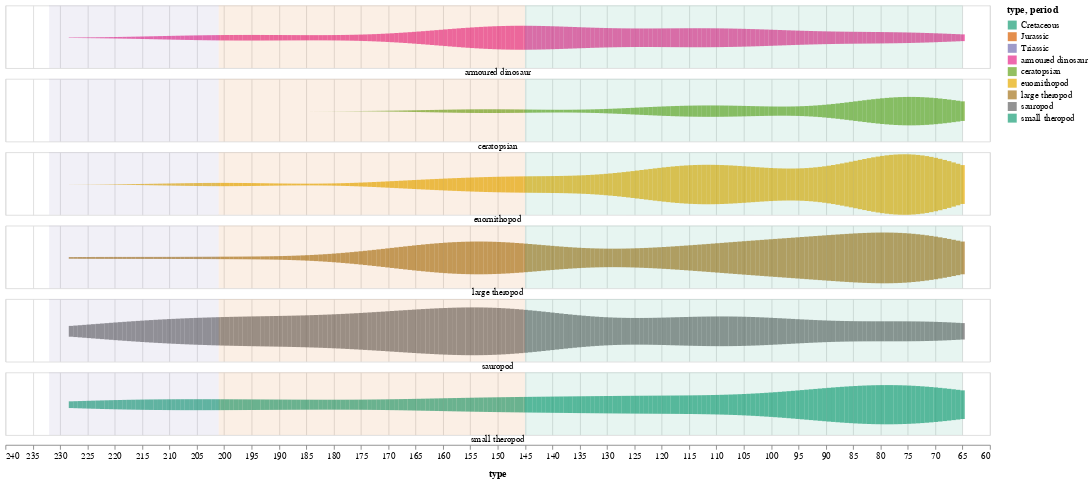

Source (notebook cell):
### Code cell
chart_counts = alt.Chart().transform_density(
    'time',
    counts=True,
    # extent=[60, 240],
    groupby=['type']
).mark_bar(orient='vertical', opacity=0.7).encode(
    x=alt.X('value:Q', title='Time, millions years ago'),
    color=alt.Color('type:N',
                    scale=alt.Scale(scheme='dark2')
                    ),
    y=alt.Y(
        'density:Q',
        stack='center',
        impute=None,
        title=None,
        axis=None,
    ),
)

alt.layer(
    chart_counts, period_rects, data=dinos_expanded
).properties(
    width=1100, height=70
).facet(
    row=alt.Row(
        'type:N',
        header=alt.Header(
            titleOrient='bottom',
            labelOrient='bottom',
            labelPadding=0,
        ))
).configure_facet(
    spacing=0
).configure_scale(
    xReverse=True
)

### Figure 1 — Vega-Lite specification as saved in the notebook (floating-point values rounded to 4 significant figures; data arrays with more than 128 entries replaced by an {"elided": "..."} marker saying what was removed)
{"config": {"view": {"continuousWidth": 400, "continuousHeight": 300}, "facet": {"spacing": 0}, "scale": {"xReverse": true}}, "data": {"name": "data-211dba5991c041bcfa2e89b61034fa98"}, "facet": {"row": {"type": "nominal", "field": "type", "header": {"labelOrient": "bottom", "labelPadding": 0, "titleOrient": "bottom"}}}, "spec": {"layer": [{"mark": {"type": "bar", "opacity": 0.7, "orient": "vertical"}, "encoding": {"color": {"type": "nominal", "field": "type", "scale": {"scheme": "dark2"}}, "x": {"type": "quantitative", "field": "value", "title": "Time, millions years ago"}, "y": {"type": "quantitative", "axis": null, "field": "density", "impute": null, "stack": "center", "title": null}}, "transform": [{"density": "time", "counts": true, "groupby": ["type"]}]}, {"data": {"name": "data-a52a15ed96b4d99155e56df0d7890825"}, "mark": {"type": "rect", "opacity": 0.1}, "encoding": {"color": {"type": "nominal", "field": "period", "scale": {"scheme": "set1"}}, "x": {"type": "quantitative", "field": "end", "title": null}, "x2": {"field": "start"}}}], "height": 70, "width": 1100}, "$schema": "https://vega.github.io/schema/vega-lite/v4.8.1.json", "datasets": {"data-211dba5991c041bcfa2e89b61034fa98": {"elided": "2785 records"}, "data-a52a15ed96b4d99155e56df0d7890825": [{"period": "Triassic", "start": 232, "end": 201}, {"period": "Jurassic", "start": 201, "end": 145}, {"period": "Cretaceous", "start": 145, "end": 65}]}}
